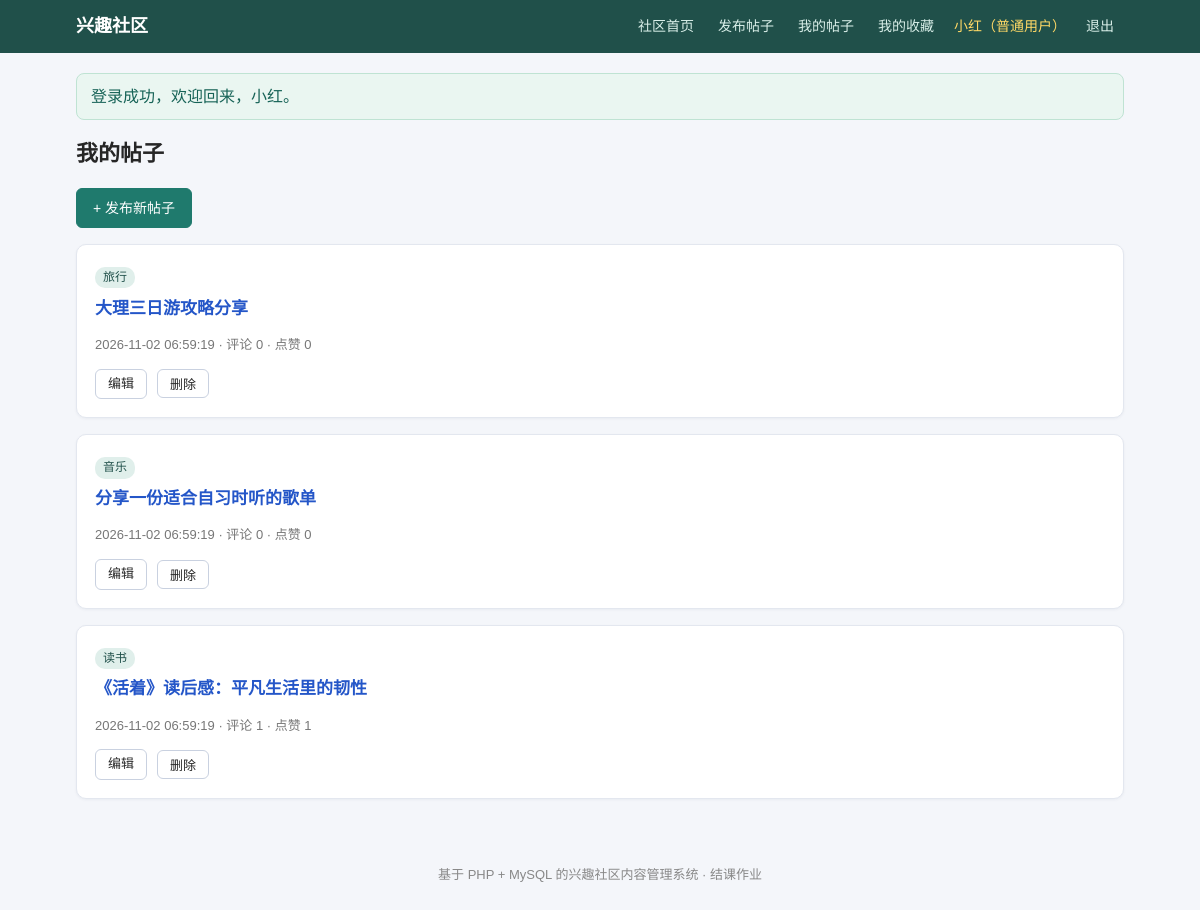
The page /my_posts.php (signed in) on the database its author committed.
### tables this page shows
CREATE TABLE `post` (
    id          INT AUTO_INCREMENT PRIMARY KEY,
    uid         INT NOT NULL,
    title       VARCHAR(200) NOT NULL,
    content     TEXT NOT NULL,
    cate_id     INT NOT NULL,
    create_time DATETIME NOT NULL DEFAULT CURRENT_TIMESTAMP,
    update_time DATETIME NOT NULL DEFAULT CURRENT_TIMESTAMP ON UPDATE CURRENT_TIMESTAMP,
    status      TINYINT NOT NULL DEFAULT 1 COMMENT '0 草稿 1 已发布',
    FOREIGN KEY (uid) REFERENCES `user`(id) ON DELETE CASCADE,
    FOREIGN KEY (cate_id) REFERENCES `category`(id) ON DELETE RESTRICT
);

CREATE TABLE `category` (
    id        INT AUTO_INCREMENT PRIMARY KEY,
    cate_name VARCHAR(100) NOT NULL,
    intro     VARCHAR(255) NOT NULL DEFAULT ''
);

### my_posts.php (the view, shortened to what this page needs)
<?php
require 'config.php';
$stmt = $pdo->prepare('SELECT COUNT(*) FROM `post` WHERE uid = ?'); $stmt->execute([$_SESSION['user_id']]); $total = (int)$stmt->fetchColumn();
$perPage = 5; list($page, $totalPages, $offset) = paginate($total, $perPage);
$stmt = $pdo->prepare(
    'SELECT p.*, c.cate_name, (SELECT COUNT(*) FROM `comment` WHERE post_id=p.id) AS cc,
            (SELECT COUNT(*) FROM `like_table` WHERE post_id=p.id) AS lc
     FROM `post` p JOIN `category` c ON c.id=p.cate_id WHERE p.uid = ?
     ORDER BY p.create_time DESC, p.id DESC LIMIT ' . $perPage . ' OFFSET ' . $offset
);
$stmt->execute([$_SESSION['user_id']]); $posts = $stmt->fetchAll();
?>
<h1>我的帖子</h1>
<p><a class="btn btn-primary" href="post_edit.php">+ 发布新帖子</a></p>
<?php foreach ($posts as $p): ?>
  <div class="card">
    <span class="badge"><?= e($p['cate_name']) ?></span>
    <h2><a href="post.php?id=<?= (int)$p['id'] ?>"><?= e($p['title']) ?></a></h2>
    <p class="post-meta"><?= e($p['create_time']) ?> · 评论 <?= (int)$p['cc'] ?> · 点赞 <?= (int)$p['lc'] ?></p>
    <div class="actions">
      <a class="btn btn-small" href="post_edit.php?id=<?= (int)$p['id'] ?>">编辑</a>
      <form method="post" action="post_delete.php" data-confirm="确定要删除这篇帖子吗？">
        <input type="hidden" name="id" value="<?= (int)$p['id'] ?>"><button class="btn btn-small" type="submit">删除</button>
      </form>
    </div>
  </div>
<?php endforeach; ?>

### assets/style.css (style rules this page uses)
* { box-sizing: border-box; }
body { margin:0; font-family:"Microsoft YaHei","PingFang SC",Arial,sans-serif; background:#f4f6fa; color:#262626; line-height:1.6; }
a { color:#2456c8; text-decoration:none; }
h1 { font-size:22px; margin:8px 0 14px; }
h2 { font-size:17px; margin:6px 0 10px; }
.card { background:#fff; border:1px solid #e3e7ef; border-radius:10px; padding:18px; margin-bottom:16px; box-shadow:0 1px 3px rgba(20,40,80,.05); }
.btn { display:inline-block; padding:8px 16px; border:1px solid #c9d1e0; border-radius:6px; background:#fff; color:#262626; font-size:14px; cursor:pointer; font-family:inherit; }
.btn-primary { background:#1f7a6d; border-color:#1f7a6d; color:#fff; }
.btn-small { padding:4px 12px; font-size:13px; }
.badge { display:inline-block; padding:1px 8px; border-radius:10px; background:#e0efeb; color:#20504a; font-size:12px; margin-right:6px; }
.post-meta, .muted { color:#777; font-size:13px; }
.actions { display:flex; gap:10px; flex-wrap:wrap; align-items:center; margin-top:10px; }

### rows shown on the page
post: cate.cate_name "旅行", title "大理三日游攻略分享", create_time "2026-11-02 06:59:19", cc "0", lc "0"
post: cate.cate_name "音乐", title "分享一份适合自习时听的歌单", create_time "2026-11-02 06:59:19", cc "0", lc "0"
post: cate.cate_name "读书", title "《活着》读后感：平凡生活里的韧性", create_time "2026-11-02 06:59:19", cc "1", lc "1"

### other values the page prints
$_SESSION['nickname'] ?: $_SESSION['username'] "小红"
$_SESSION['flash'] "登录成功，欢迎回来，小红。"
